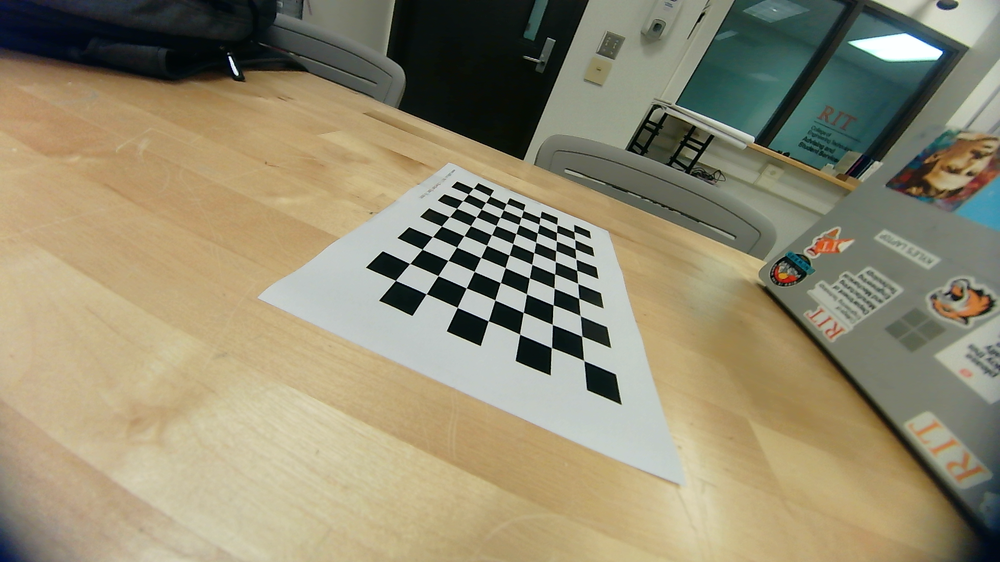
#> input picture src/hal/cam/stereo_pairs/right_015.png, 1000 x 562 px, shrunk from 1920 x 1080 before the run, found by its file name
$ python edge_processor.py
#> lines starting #> are read from the running program, lines starting #| are printed output that depends on the picture; after the words box and inside, x2 and y2 are one past the last pixel; in counts of white or black regions, pixels touching at a corner belong together
import cv2
import numpy as np

# Load grayscale image
img = cv2.imread("right_015.PNG", cv2.IMREAD_GRAYSCALE)
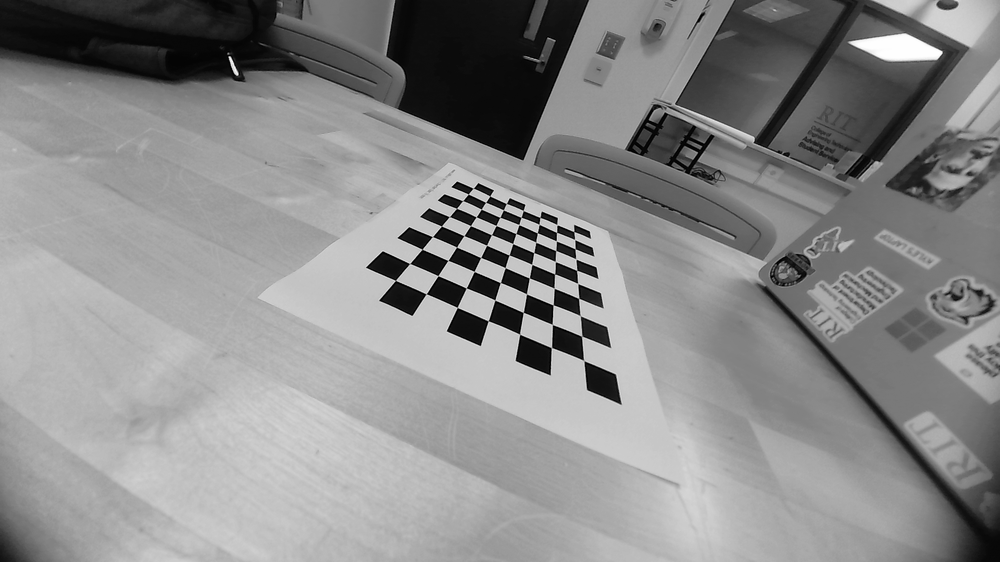
#> img: shape (562, 1000); min 0, max 254, mean 137.8
blur = cv2.GaussianBlur(img, (5, 5), 1.4)
edges = cv2.Canny(blur, 80, 160)
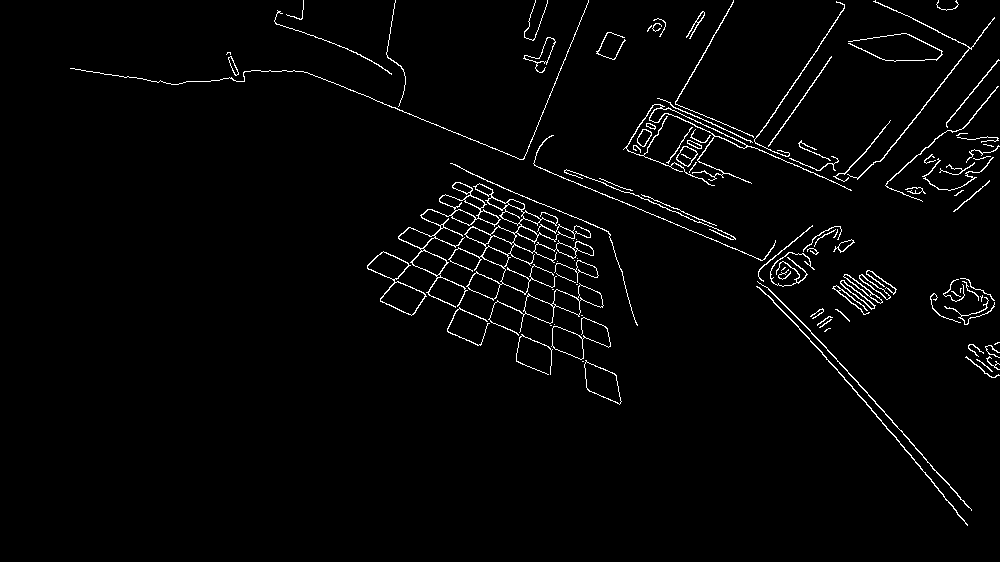
#> edges: shape (562, 1000); 2.3% white in thin lines or dots, all inside (x1, y1, x2, y2) = (70, 0, 1000, 526)

# Close small gaps in edges
kernel = np.ones((3, 3), np.uint8)
closed = cv2.morphologyEx(edges, cv2.MORPH_CLOSE, kernel, iterations=2)
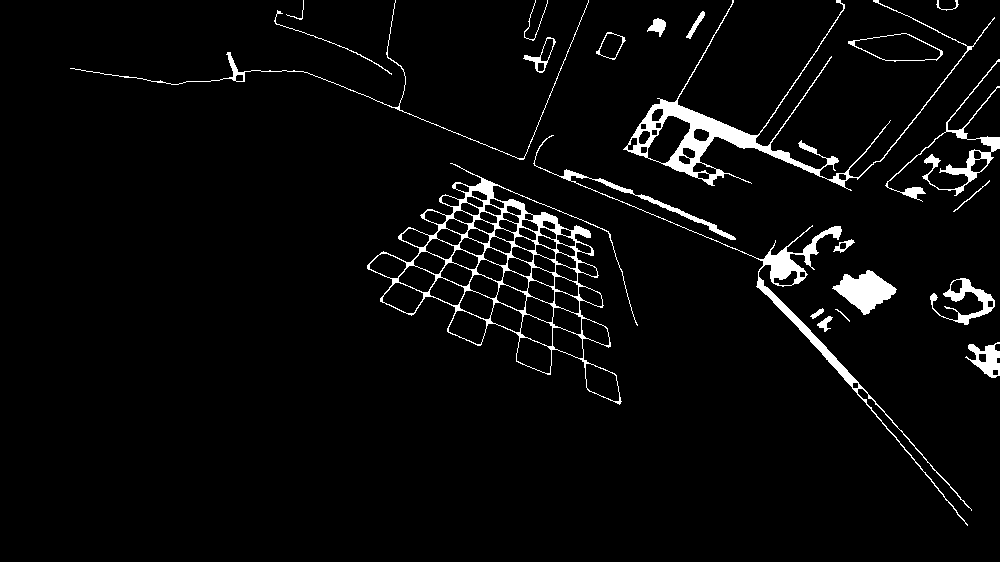
#> closed: shape (562, 1000); 4% white; 22 white regions, largest, box (x1, y1, x2, y2) and area: (367, 163, 638, 405) 5876, (623, 0, 995, 191) 5239, (533, 135, 972, 526) 4011

# Invert edges to prepare for connected components
inv = cv2.bitwise_not(closed)

# Label connected regions
num_labels, labels = cv2.connectedComponents(inv)
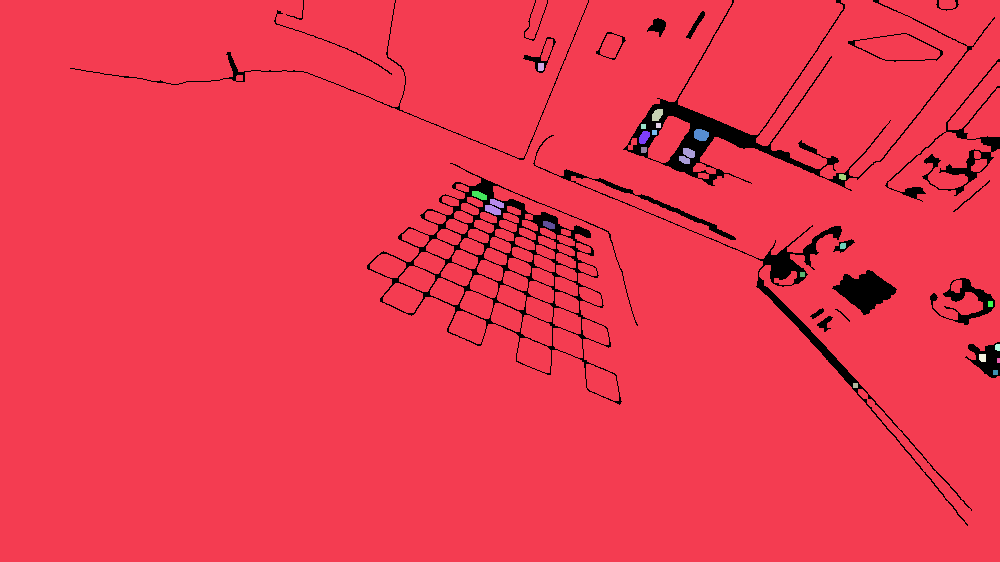
#> labels: shape (562, 1000) int32; 23 distinct labels, from 0 to 22; one colour per label, 0 black
#> num_labels = 23

# Map each label to color
label_hue = np.uint8(179 * labels / np.max(labels))
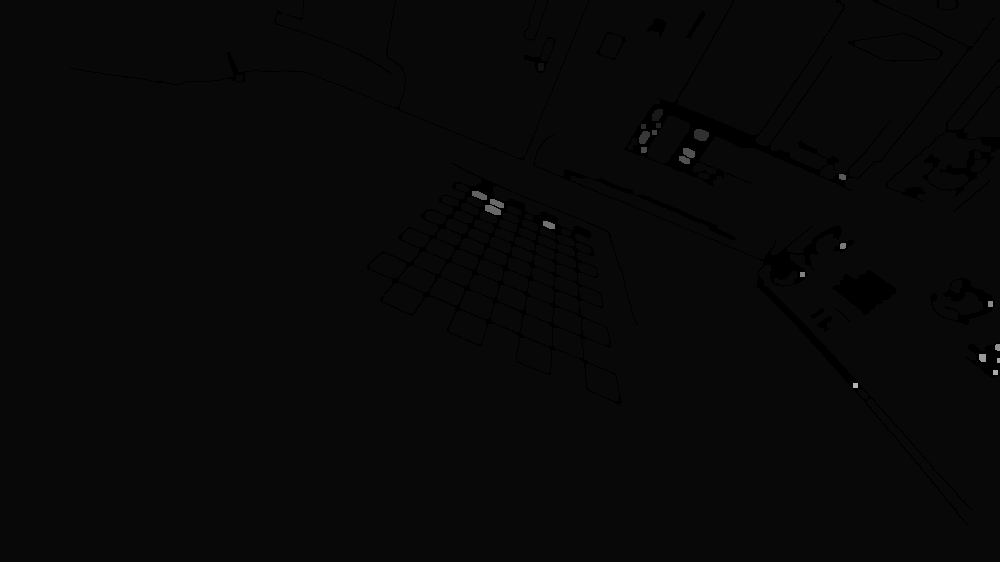
#> label_hue: shape (562, 1000); min 0, max 179, mean 7.9
blank_ch = 255 * np.ones_like(label_hue)
segmented = cv2.merge([label_hue, blank_ch, blank_ch])
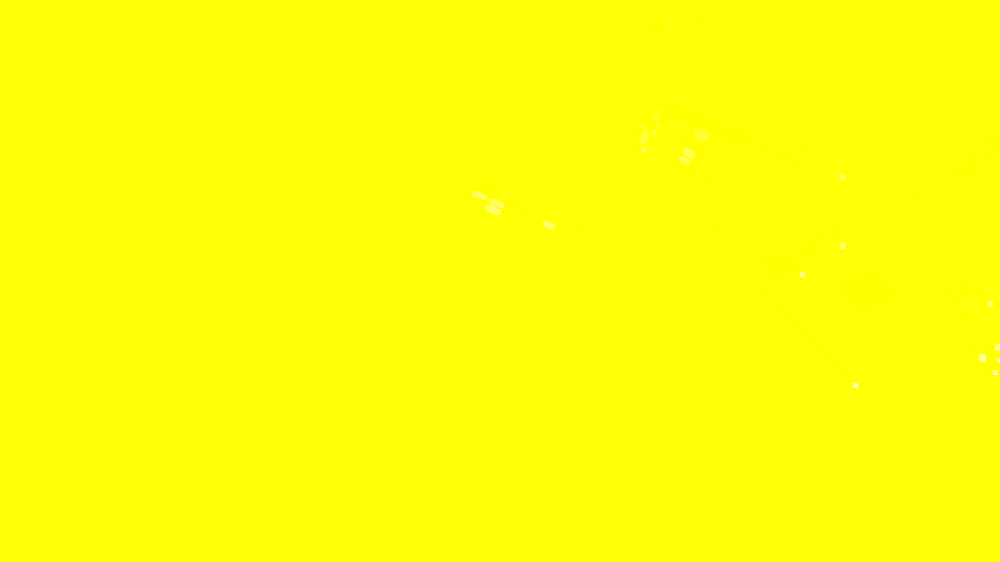
#> segmented: shape (562, 1000, 3); mean of channels 0, 1, 2 7.9, 255, 255; drawn as B, G, R
segmented = cv2.cvtColor(segmented, cv2.COLOR_HSV2BGR)
segmented[label_hue == 0] = 0
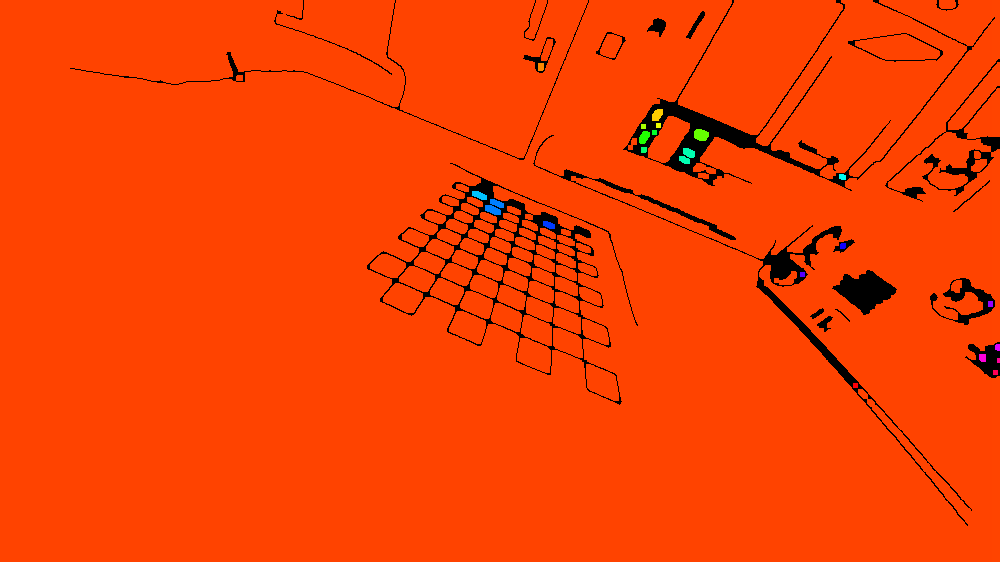
#> segmented: shape (562, 1000, 3); mean B, G, R 0.3, 64.6, 244.5

cv2.imshow("Edges", edges)
cv2.imshow("Segmented", segmented)
cv2.waitKey(0)
cv2.destroyAllWindows()

$ run again, with src/hal/cam/stereo_pairs/right_000.png copied over src/hal/cam/stereo_pairs/right_015.png
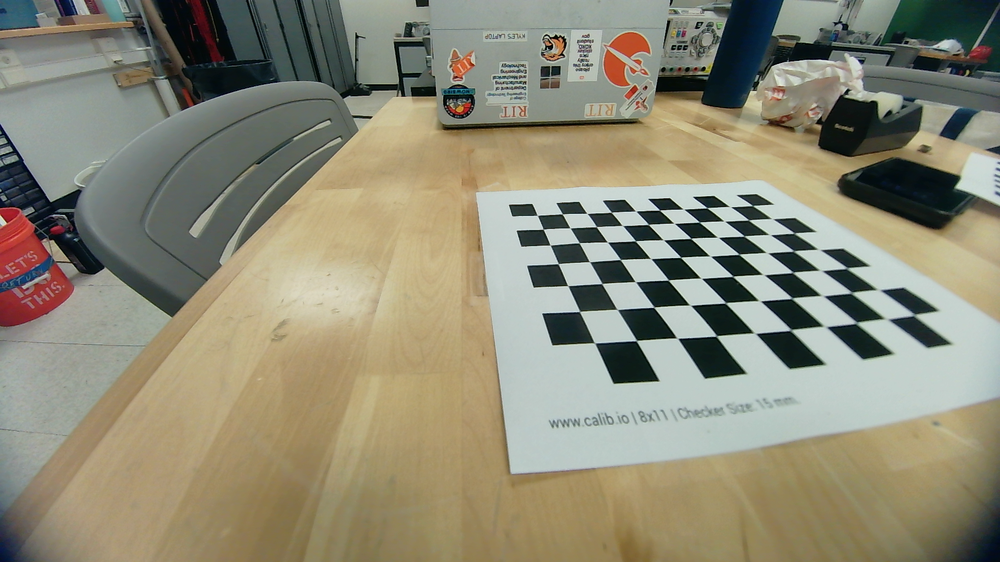
#> input picture src/hal/cam/stereo_pairs/right_000.png, 1000 x 562 px, shrunk from 1920 x 1080 before the run, found by its file name
#> edges: shape (562, 1000); 3% white in thin lines or dots, all inside (x1, y1, x2, y2) = (0, 0, 1000, 474)
#> closed: shape (562, 1000); 4.9% white; 45 white regions (1 under 20 px), largest, box (x1, y1, x2, y2) and area: (509, 194, 826, 384) 6322, (655, 0, 1000, 157) 5421, (0, 0, 437, 317) 5255
#> `num_labels, labels = cv2.connectedComponents(inv)`:
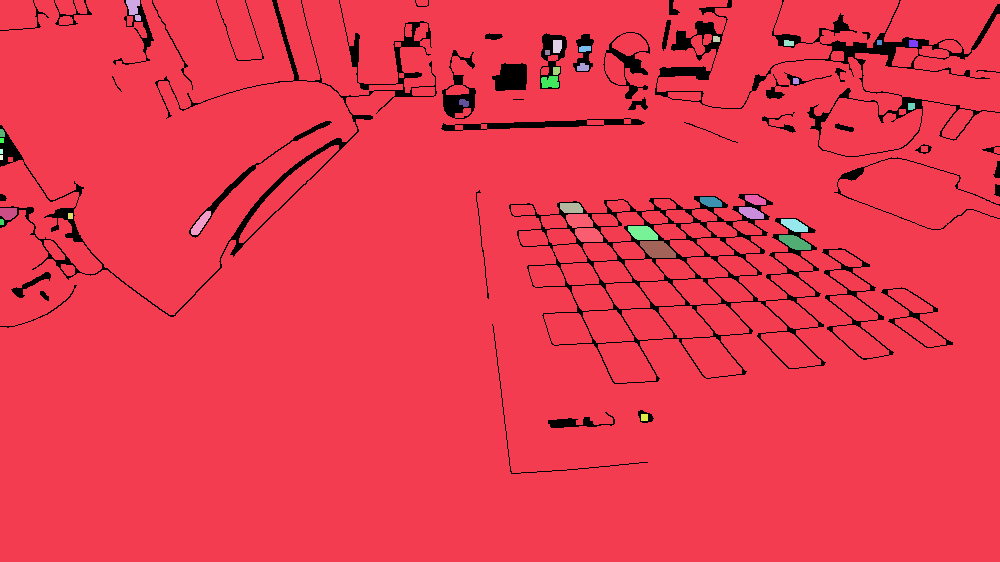
#> labels: shape (562, 1000) int32; 34 distinct labels, from 0 to 33; one colour per label, 0 black
#> num_labels = 34
#> `segmented[label_hue == 0] = 0`:
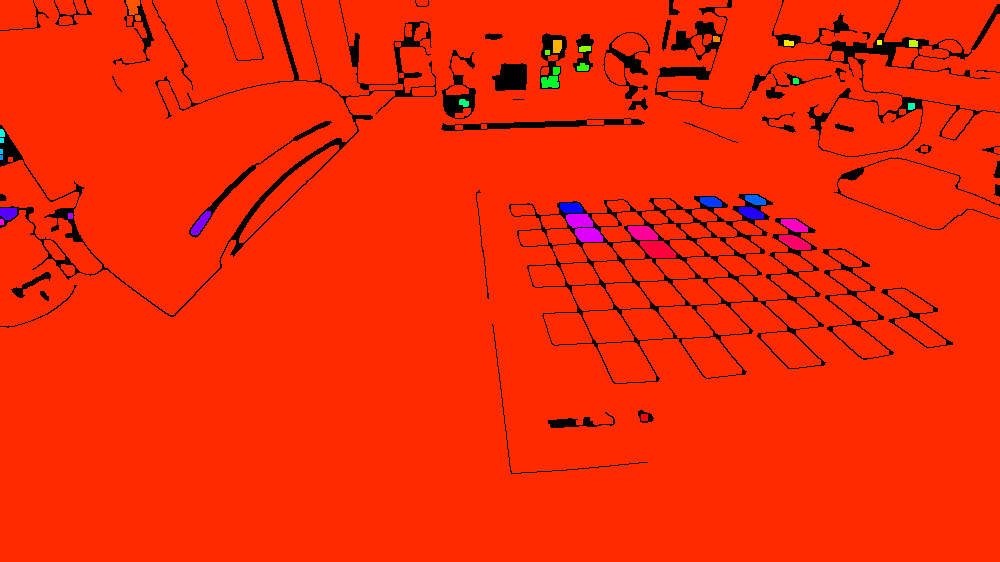
#> segmented: shape (562, 1000, 3); mean B, G, R 1.2, 40.1, 241.7

$ run again, with src/hal/cam/stereo_pairs/right_001.png copied over src/hal/cam/stereo_pairs/right_015.png
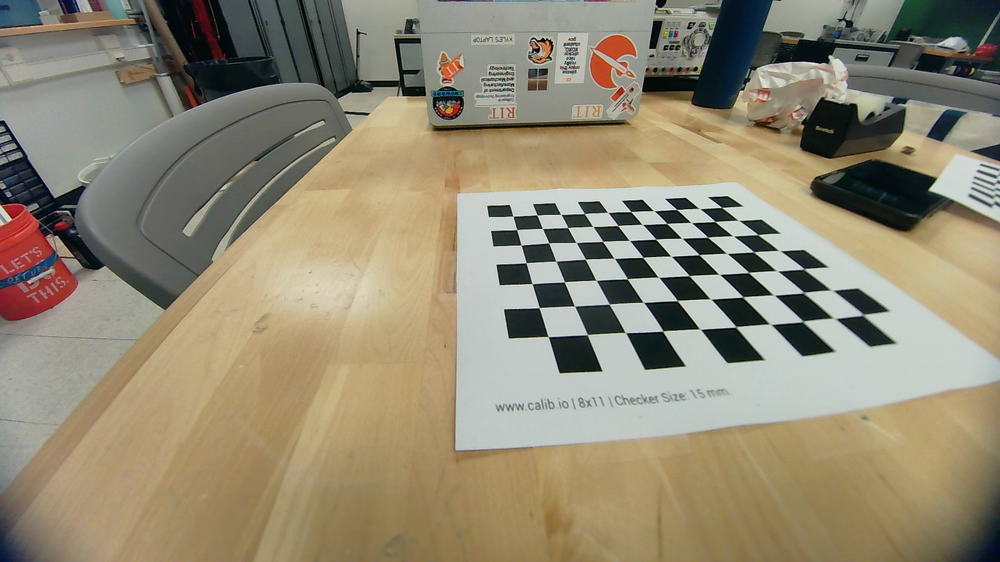
#> input picture src/hal/cam/stereo_pairs/right_001.png, 1000 x 562 px, shrunk from 1920 x 1080 before the run, found by its file name
#> edges: shape (562, 1000); 3% white in thin lines or dots, all inside (x1, y1, x2, y2) = (0, 0, 1000, 451)
#> closed: shape (562, 1000); 5.1% white; 43 white regions, largest, box (x1, y1, x2, y2) and area: (487, 196, 897, 374) 6903, (0, 0, 426, 310) 5717, (642, 0, 1000, 159) 5008
#> `num_labels, labels = cv2.connectedComponents(inv)`:
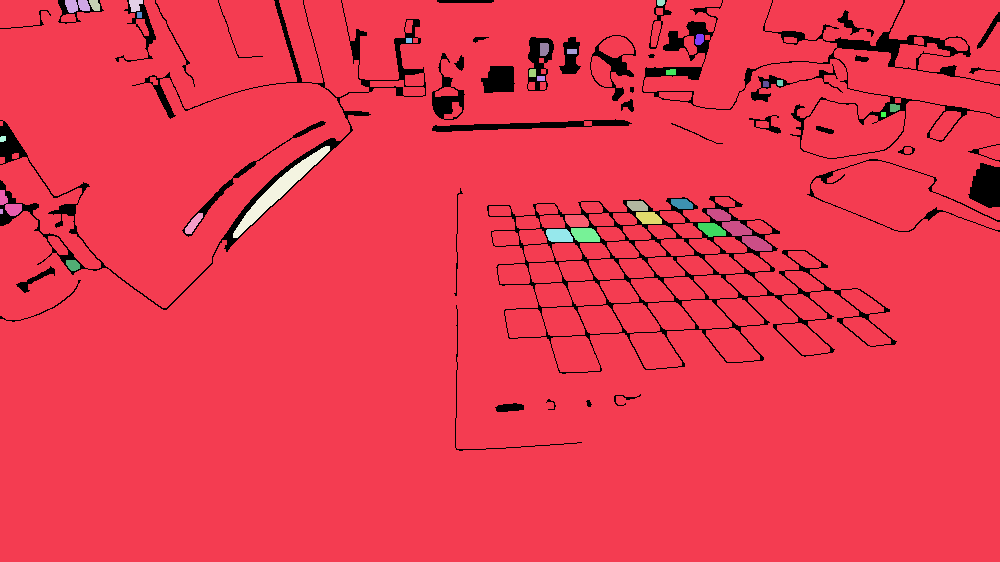
#> labels: shape (562, 1000) int32; 32 distinct labels, from 0 to 31; one colour per label, 0 black
#> num_labels = 32
#> `segmented[label_hue == 0] = 0`:
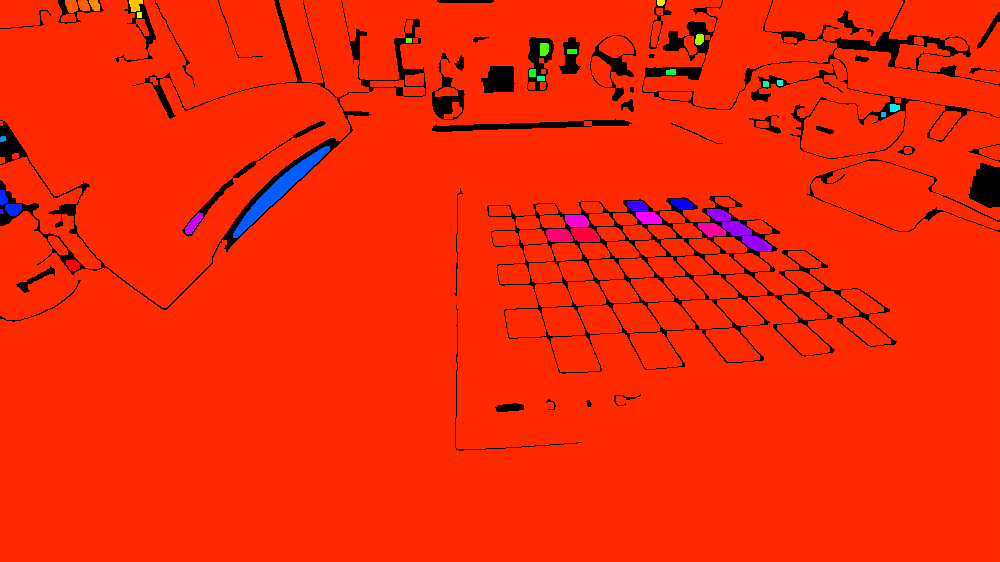
#> segmented: shape (562, 1000, 3); mean B, G, R 1.9, 40.1, 240.6

$ run again, with src/hal/cam/stereo_pairs/right_002.png copied over src/hal/cam/stereo_pairs/right_015.png
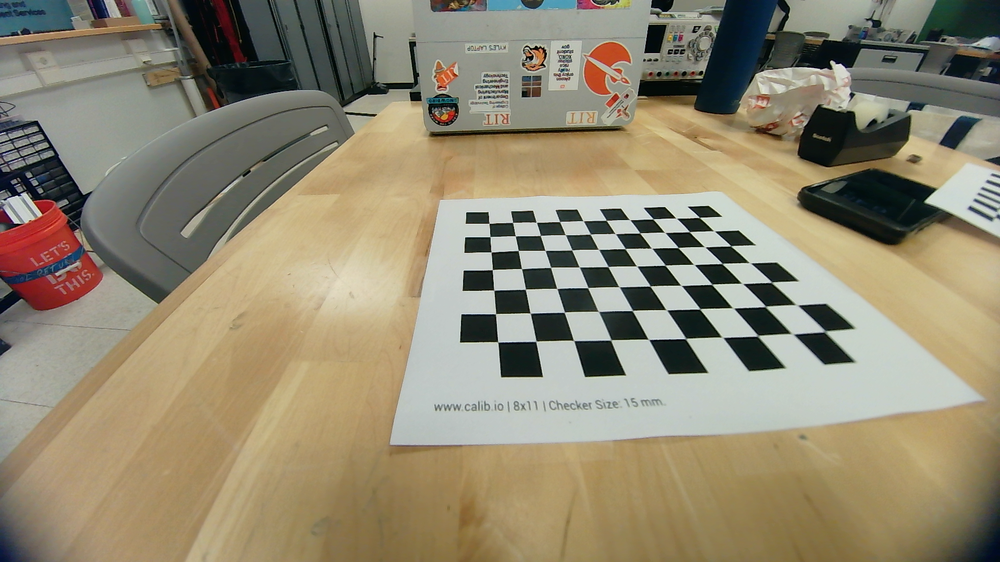
#> input picture src/hal/cam/stereo_pairs/right_002.png, 1000 x 562 px, shrunk from 1920 x 1080 before the run, found by its file name
#> edges: shape (562, 1000); 3.1% white in thin lines or dots, all inside (x1, y1, x2, y2) = (0, 0, 1000, 445)
#> closed: shape (562, 1000); 5.4% white; 42 white regions, largest, box (x1, y1, x2, y2) and area: (0, 0, 422, 304) 6965, (460, 205, 856, 378) 6470, (637, 0, 1000, 168) 5913
#> labels: shape (562, 1000) int32; 41 distinct labels, from 0 to 40
#> num_labels = 41
#> `segmented[label_hue == 0] = 0`:
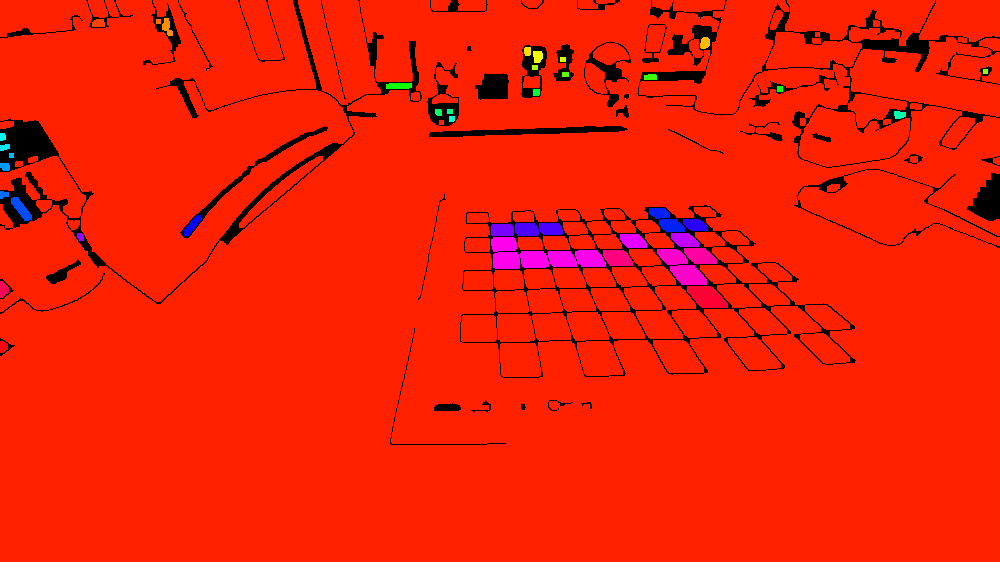
#> segmented: shape (562, 1000, 3); mean B, G, R 2.8, 31.3, 240.1
